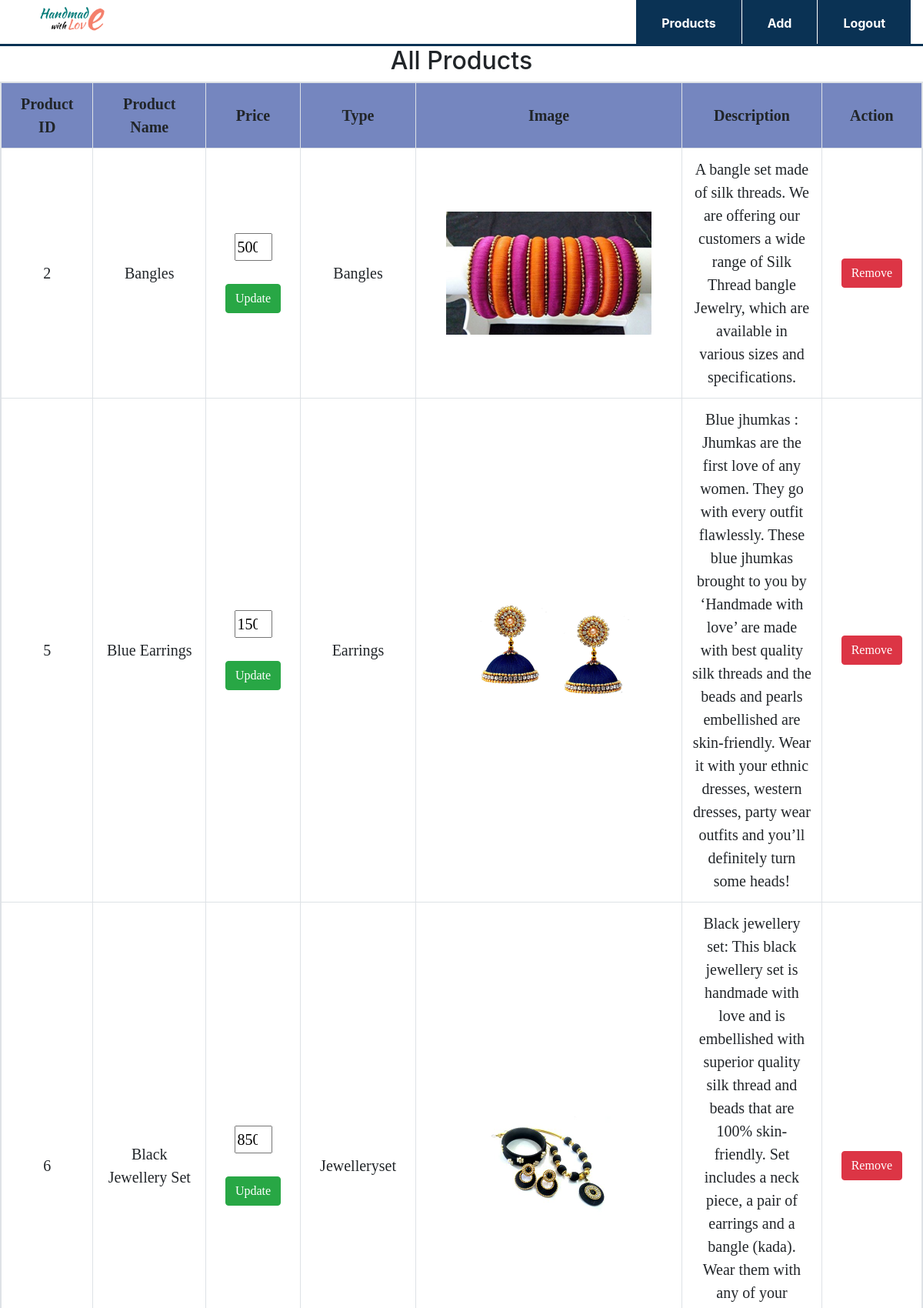
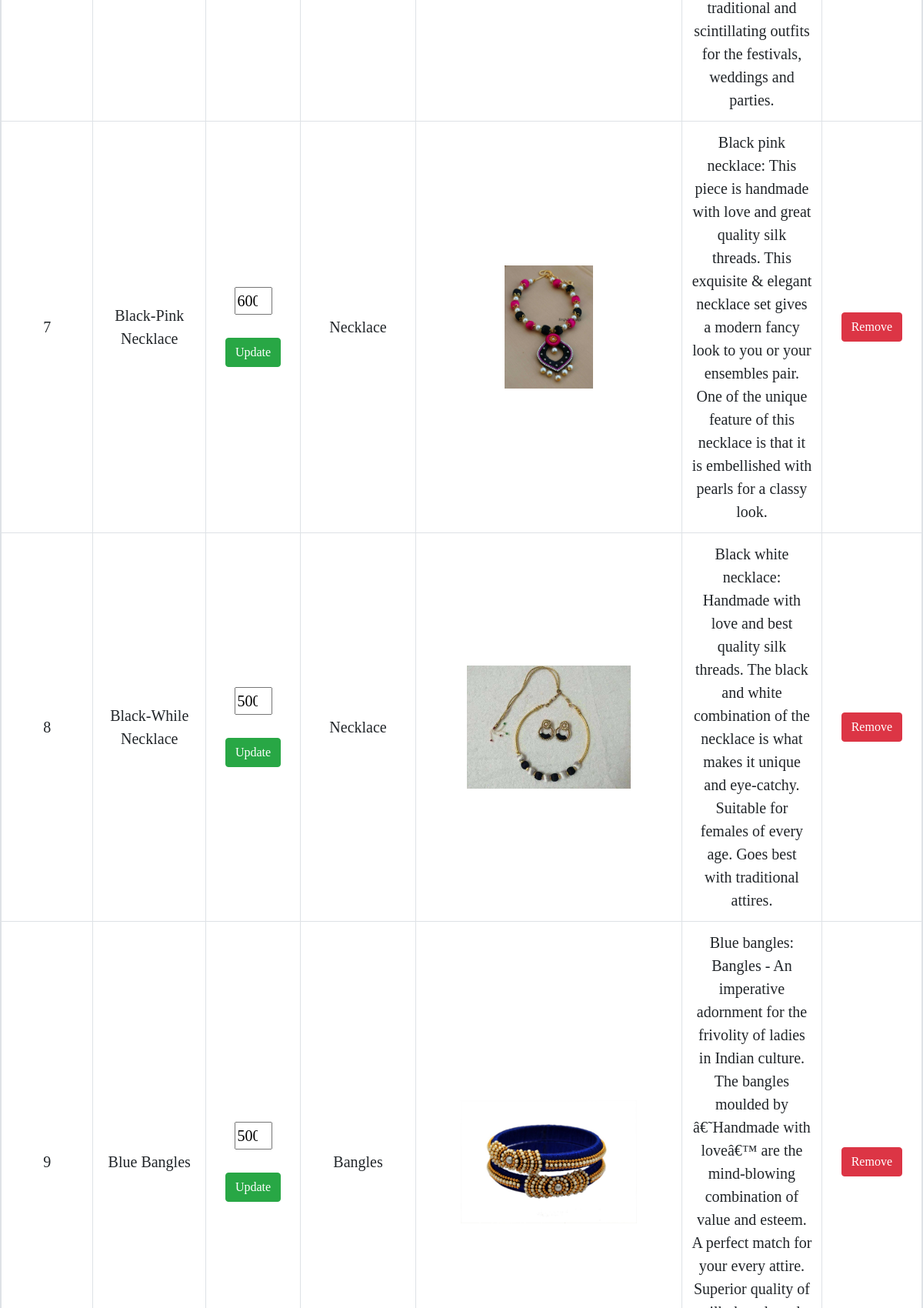
/allproducts.php (upper part), run on the app's committed database (2 pictures, top to bottom).
### tables this page shows
CREATE TABLE `products` (
  `p_id` int(20) NOT NULL,
  `p_name` varchar(30) NOT NULL,
  `p_amount` int(20) NOT NULL,
  `type` varchar(50) NOT NULL,
  `imagepath` varchar(100) NOT NULL,
  `description` varchar(500) NOT NULL
);

### allproducts.php (the view, shortened to what this page needs)
<?php include 'adminheader1.php'; ?>
<!DOCTYPE html>
<html>
<head>
	<link rel="stylesheet" href="./bootstrap/bootstrap.min.css">
	<link rel="stylesheet" type="text/css" href="header_footer.css">
	<link rel="stylesheet" href="https://stackpath.bootstrapcdn.com/font-awesome/4.7.0/css/font-awesome.min.css">
</head>
<body>
	<h2 class="text-center">All Products</h2>
	<div style="height: auto;">
		<div class="table-responsive" style="height: auto;">
			<?php
			echo "<center> <table class='table table-hover table-bordered'>";
			require_once('connection.php');
			$query="select * from products";
			$result=mysqli_query($con,$query);
			if($result->num_rows > 0){
				echo "<tr>";
				echo "<th> Product ID</th>";
				echo "<th> Product Name</th>";
				echo "<th> Price</th>";
				echo "<th> Type</th>";
				echo "<th> Image</th>";
				echo "<th> Description</th>";
				echo "<th> Action</th>";
				echo "</tr>";
				while($product=mysqli_fetch_assoc($result)){
					echo "<tr>";
					echo "<td>" . $product['p_id'] . "</td>";
					echo "<td>" . $product['p_name'] . "</td>";
					echo "<td><form method='POST' action='allproducts.php?pid=$product[p_id]'><input style='text-align:center; width:50%' type='number' name='price' min=100 value=".$product['p_amount']."><br><br><button type='submit' name='update' class='btn btn-success'>Update</button></form></td>";
					echo "<td>" . $product['type'] . "</td>";
					echo "<td><img src=".$product['imagepath']."></td>";
					echo "<td>" . $product['description'] . "</td>";
					echo "<td><form method='POST' action='allproducts.php?pid=$product[p_id]&price=$product[p_amount]'><button type='submit' name='delete' class='btn btn-danger'>Remove</button></form></td>";
					echo "</tr>";
				}
			}
			echo "</center> </table>";
			?>
		</div>
	</div>
		<?php include 'footer.php'; ?>
</body>
</html>

### allproducts.php (style rules this page uses)
td, th { padding: 5px 0; font-size: 20px; font-family: 'Times New Roman'; width: 3%; margin: 8px; text-align: center !important; vertical-align: middle !important; }
table { width: 100%; border-collapse: separate; border-spacing: 50px 0; }
th { padding: 10px 0; background: #7586bf; }
@media screen and (min-width: 801px) { .table { display: block; } }

### data on the page
products: p_id "2", p_name "Bangles", price "500", type "Bangles", imagepath (picture), description "A bangle set made of silk threads. We are offering our customers a wide range of Silk Thread bangle Jewelry, which are available in various sizes and specifications."
products: p_id "5", p_name "Blue Earrings", price "150", type "Earrings", imagepath (picture), description "Blue jhumkas : Jhumkas are the first love of any women. They go with every outfit flawlessly. These blue jhumkas brought to you by ‘Handmade with love’ are made with best quality silk threads and the beads and pearls embellished are skin-friendly. Wear it with your ethnic dresses, western dresses, party wear outfits and you’ll definitely turn some heads!"
products: p_id "6", p_name "Black Jewellery Set", price "850", type "Jewelleryset", imagepath (picture), description "Black jewellery set: This black jewellery set is handmade with love and is embellished with superior quality silk thread and beads that are 100% skin-friendly. Set includes a neck piece, a pair of earrings and a bangle (kada). Wear them with any of your traditional and scintillating outfits for the festivals, weddings and parties."
products: p_id "7", p_name "Black-Pink Necklace", price "600", type "Necklace", imagepath (picture), description "Black pink necklace: This piece is handmade with love and great quality silk threads. This exquisite & elegant necklace set gives a modern fancy look to you or your ensembles pair. One of the unique feature of this necklace is that it is embellished with pearls for a classy look."
products: p_id "8", p_name "Black-While Necklace", price "500", type "Necklace", imagepath (picture), description "Black white necklace: Handmade with love and best quality silk threads. The black and white combination of the necklace is what makes it unique and eye-catchy. Suitable for females of every age. Goes best with traditional attires."
products: p_id "9", p_name "Blue Bangles", price "500", type "Bangles", imagepath (picture)
